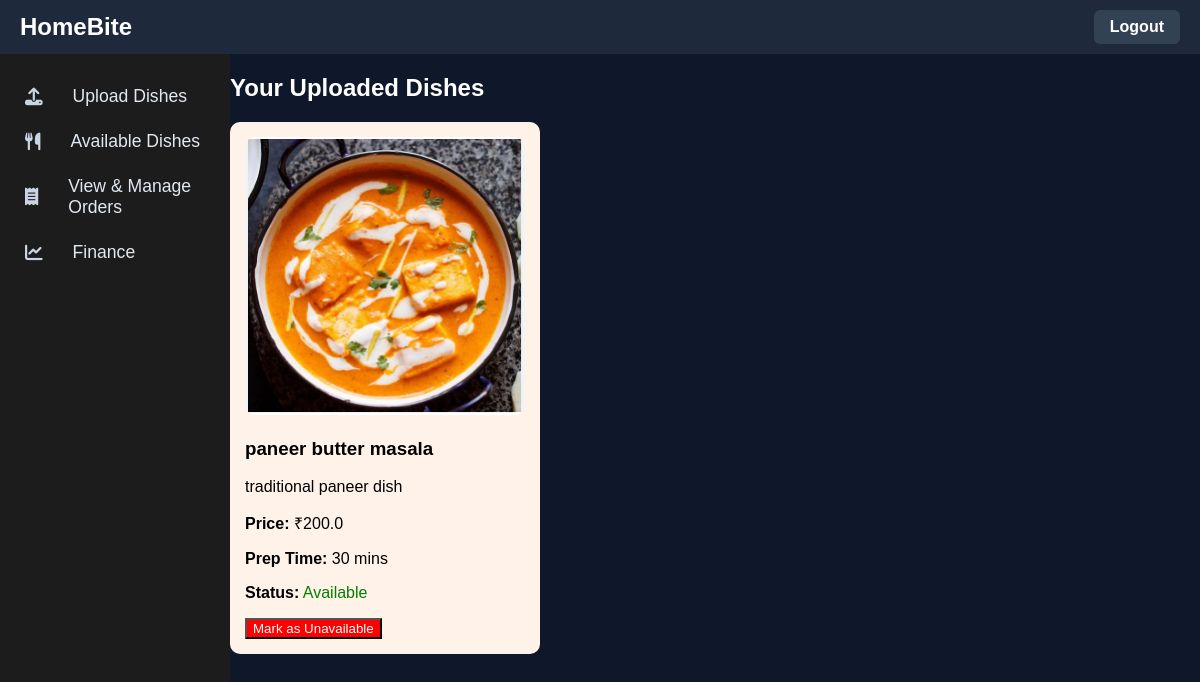
/chef/dishes (signed in), run on an earlier commit of the app's database.
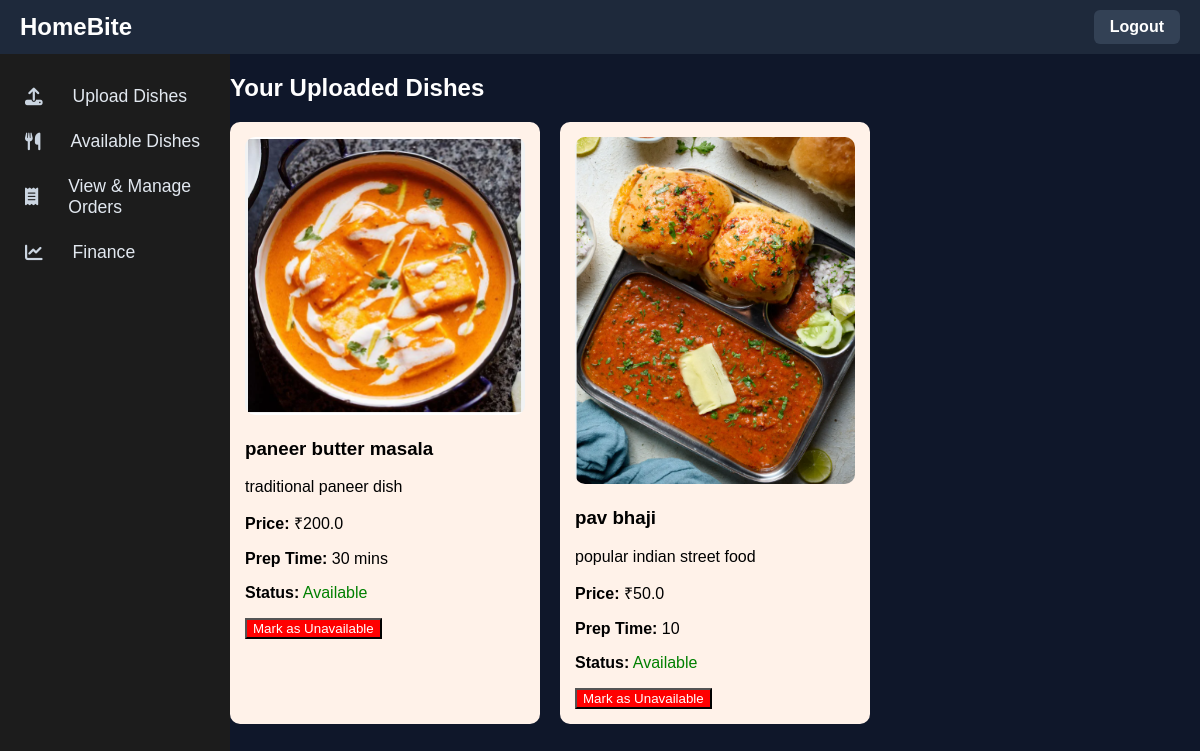
And on a later commit of the database.
### tables this page shows
CREATE TABLE dishes (
    id INTEGER PRIMARY KEY AUTOINCREMENT,
    chef_id INTEGER,
    name TEXT NOT NULL,
    description TEXT,
    price REAL,
    prep_time TEXT,
    image_filename TEXT
, available INTEGER DEFAULT 1);

### app.py (the view)
@app.route('/chef/dishes')
def view_orders():
    if 'chef_id' not in session:
        return redirect('/chef/login')
    conn = sqlite3.connect('database.db')
    conn.row_factory = sqlite3.Row
    cursor = conn.cursor()
    cursor.execute('SELECT * FROM dishes WHERE chef_id = ?', (session['chef_id'],))
    dishes = cursor.fetchall()
    conn.close()
    return render_template('view_dishes.html', dishes=dishes)

### templates/view_dishes.html
{% extends 'chef_template.html' %}
{% block content %}
<h2>Your Uploaded Dishes</h2>
<div style="display: grid; grid-template-columns: repeat(auto-fill, minmax(250px, 1fr)); gap: 20px;">
    {% for dish in dishes %}
    <div style="background: #fff2e9; border-radius: 10px; padding: 15px; color: black;">
<img src="{{ url_for('uploaded_file', filename=dish['image_filename']) }}"
 alt="Dish Image" style="width: 100%; border-radius: 10px;">
<h3>{{ dish['name'] }}</h3>
        <p>{{ dish['description'] }}</p>
        <p><strong>Price:</strong> ₹{{ dish['price'] }}</p>
        <p><strong>Prep Time:</strong> {{ dish['prep_time'] }}</p>
        {% if dish['available'] == 1 %}
            <p><strong>Status:</strong> <span style="color: green;">Available</span></p>
        {% else %}
            <p><strong>Status:</strong> <span style="color: red;">Unavailable</span></p>
        {% endif %}
        {% if dish['available'] == 1 %}
            <form action="{{ url_for('mark_unavailable', dish_id=dish['id']) }}" method="POST">
                <button type="submit" style="background-color: red; color: white;">Mark as Unavailable</button>
            </form>
        {% else %}
            <form action="{{ url_for('mark_available', dish_id=dish['id']) }}" method="POST">
                <button type="submit" style="background-color: green; color: white;">Mark as Available</button>
            </form>
        {% endif %}
    </div>
    {% endfor %}
</div>
{% endblock %}

What changed in the data, as far as the page shows it:
added dishes: image_filename (picture), name "pav bhaji", description "popular indian street food", price "50.0", prep_time "10", shows "Status:", available "Available"
